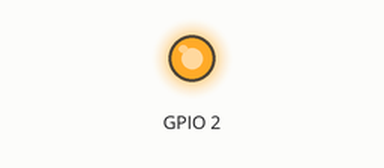
Simulated run of this sketch. Board: ESP32. On the bench: output pins drawn as LEDs (lit = HIGH). WiFi joins after 1.5 s; servers stay silent unless stated; EEPROM starts erased; what the sketch prints to the serial monitor is not drawn.

Above: at 0.1 s.
At 1.5 s:
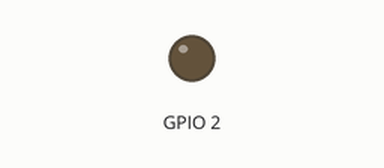
Timing chart, 0 to 3.0 s (numbered marks = the images above):
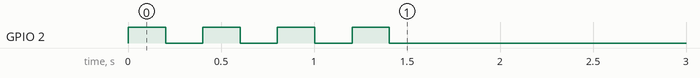

The sketch:

WifiTest.ino
```cpp
#include <WiFi.h>
#include <HTTPClient.h>
#include <ESPmDNS.h>
#include <EEPROM.h>
#include "slaveWebServer.h"
#include "ledController.h"
#include "WiFiConnection.h"


const char* ssid = "HomeAssistantTest";
const char* password = "HomeAssistantTest";

slaveWebServer server(80);
ledController led(2, 200);

int deviceID = EEPROM.read(0);
WiFiConnection wifi(deviceID, led, server);
void setup(){
  wifi.setup();
  Serial.println(deviceID);
  while (wifi.getStatus() != WL_CONNECTED){

  }
  //ESP.restart();
}

void loop(){
  led.loop();
  wifi.loop();
}
```

WiFiConnection.h
```cpp
class WiFiConnection{
  public:
    WiFiConnection(int deviceID, ledController led, slaveWebServer server) : deviceID(deviceID), led(led), server(server) {}
    void setup(){
      led.setup();
      led.doBlink(true);
      const char* newDeviceName = "Plant-Slave" + deviceID;
      Serial.println(deviceID);
      if (deviceID == 0){
        WiFi.setHostname(needAdopt);

      } else {
        WiFi.setHostname(newDeviceName);
      }

      WiFi.mode(WIFI_STA); //Optional
      WiFi.begin(ssid, password);
      Serial.println("\nConnecting");

      while(WiFi.status() != WL_CONNECTED){
        led.loop();
        Serial.print(".");
        delay(100);
      }
      led.doBlink(false);
      server.setup();
      Serial.println("\nConnected to the WiFi network");
      Serial.print("Local ESP32 IP: ");
      Serial.println(WiFi.localIP());
      Serial.print("ESP32 HostName: ");
      Serial.println(WiFi.getHostname());
      Serial.print("mDNS address: ");
      Serial.print(newDeviceName);
      Serial.println(".local");
      MDNS.begin(newDeviceName);

      if(deviceID == 0){

      }
    }
    void loop(){
      server.loop();
      if(WiFi.status() != WL_CONNECTED){
        led.doBlink(true);
      } else {
        led.doBlink(false);

      }

    }
    int getStatus(){
      return WiFi.status();
    }
    int getUniqueID(){
      if(WiFi.status() == WL_CONNECTED){
        HTTPClient http;

        String serverPath = "http://Plant-Master.local/setupNewDevice";
        http.begin(serverPath.c_str());

        int httpResponseCode = http.GET();

        if(httpResponseCode>0){
          Serial.print("HTTP Response Code: ");
          Serial.println(httpResponseCode);

          String payload = http.getString();
          Serial.println(payload);

        } else {
          Serial.print("Error Code: ");
          Serial.println(httpResponseCode);

        }

      http.end();
      } else {
        Serial.println("WiFi isnt connected");
      }
    }
  private:
    int deviceID;
    const char* ssid = "HomeAssistantTest";
    const char* password = "HomeAssistantTest";
    const char* deviceName = "Plant-Slave";
    const char* needAdopt = "Plant-Slave-Adopt-Me";
    ledController led;
    slaveWebServer server;

};
```

ledController.h
```cpp
class ledController{
  public:
    ledController(int ledPin, int delayMS):ledPin(ledPin), delayMS(delayMS){}
    void setup(){
      pinMode(ledPin, OUTPUT);
    }
    void doBlink(bool value){
      flashing = value;
    }
    void loop(){
      if(flashing){
        unsigned long delta = millis() - tLastChange;
        if(tLastChange == 0 || delta >= delayMS){
           setState(!currentState);
        }
      }
    }
  private:
    int ledPin, delayMS;
    bool flashing;
    int currentState = 0;
    unsigned long tLastChange = 0;
    void setState(int state){
      digitalWrite(ledPin, currentState = state);
      tLastChange = millis();
    }
};
```

slaveWebServer.h
```cpp
class slaveWebServer{
  public:
    slaveWebServer(int port){
      server = WiFiServer(port);
    }
    void setup(){
      server.begin();
    }
    void loop(){
      WiFiClient client = server.available();

      if(client){
        currentTime = millis();
        previousTime = currentTime;
        Serial.println("New Client.");
        String currentLine = "";
        while (client.connected() && currentTime - previousTime <= timeoutTime){
          currentTime = millis();
          if (client.available()){
            char c = client.read();
            Serial.write(c);
            header += c;
            if (c == '\n'){
              if (currentLine.length() == 0){
                bool stuff = get_token(header, token, 1, ' ');
                bool stuffagain = get_token(token, token2, 1, '/');
                bool stuffagain1 = get_token(token, token3, 2, '/');

                client.println("HTTP/1.1 200 OK");
                client.println("Content-type:text/html");
                client.println("Connection: close");
                Serial.println(token);
                client.println();
                client.println(token2 + ", " + analogRead(token3.toInt()));
                // if(header.indexOf("GET /test") >= 0){

                //   client.println(token);
                // }
                client.println();
                break;
              } else {
                currentLine = "";
              }
            } else if(c != '\r'){
              currentLine += c;
            }
          }
        }
        header = "";
        client.stop();
        Serial.println("Client Discconected");
        Serial.println("");
      }
    }

  private:
    int port;
    WiFiServer server;
    unsigned long currentTime = millis();
    unsigned long previousTime = 0;
    const long timeoutTime = 2000;
    String header, token, token2, token3;
    bool get_token(String &from, String &to, uint8_t index, char separator)
    {
      uint16_t start = 0, idx = 0;
      uint8_t cur = 0;
      while (idx < from.length())
      {
        if (from.charAt(idx) == separator)
        {
          if (cur == index)
          {
            to = from.substring(start, idx);
            return true;
          }
          cur++;
          while ((idx < from.length() - 1) && (from.charAt(idx + 1) == separator)) idx++;
          start = idx + 1;
        }
        idx++;
      }
      if ((cur == index) && (start < from.length()))
      {
        to = from.substring(start, from.length());
        return true;
      }
      return false;
    }
};
```
